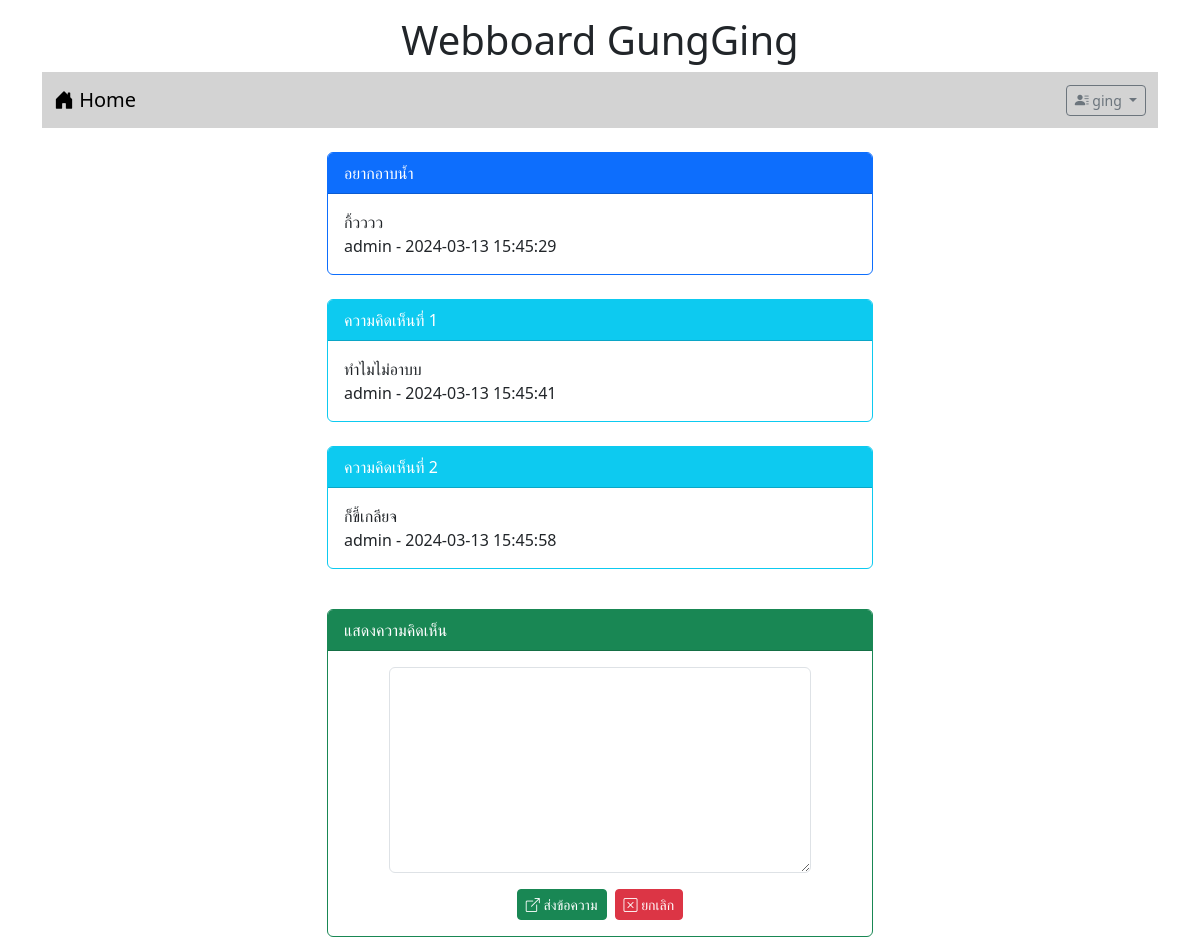
The page /post.php?id=5 (signed in) on the database its author committed.
### tables this page shows
CREATE TABLE `post` (
  `id` int(11) NOT NULL,
  `title` varchar(128) NOT NULL,
  `content` varchar(2048) NOT NULL,
  `post_date` datetime NOT NULL,
  `cat_id` int(11) NOT NULL,
  `user_id` int(11) NOT NULL
);

CREATE TABLE `user` (
  `id` int(11) NOT NULL,
  `login` varchar(32) NOT NULL,
  `password` varchar(64) NOT NULL,
  `name` varchar(64) NOT NULL,
  `gender` char(1) NOT NULL,
  `email` varchar(32) NOT NULL,
  `role` char(1) NOT NULL
);

CREATE TABLE `comment` (
  `id` int(11) NOT NULL,
  `content` varchar(20148) NOT NULL,
  `post_date` datetime NOT NULL,
  `user_id` int(11) NOT NULL,
  `post_id` int(11) NOT NULL
);

### post.php (the view, shortened to what this page needs)
<!DOCTYPE html>
<html lang="en">
<head>
    <link rel="stylesheet" href="bootstrap-5.3.2-dist/css/bootstrap.min.css">
    <link rel="stylesheet" href="https://cdn.jsdelivr.net/npm/bootstrap-icons@1.11.3/font/bootstrap-icons.min.css">
</head>
<body>
  <div class="container-lg">
   <h1 style="text-align: center;" class="mt-3">Webboard GungGing</h1>
   <?php include "nav.php" ?>
   <div class="row mt-4">
    <div class="col-lg-3 col-md-2 col-sm-1"></div>
    <div class="col-lg-6 col-md-8 col-sm-10">
    <?php
    $conn=new PDO("mysql:host=localhost;dbname=webboard;charset=utf8","root","");
    $sql="select post.title,post.content,post.post_date,user.login from post inner join user on
    (post.user_id=user.id) where post.id=$_GET[id]";
    $result=$conn->query($sql);
    while($row=$result->fetch()){
       echo "<div class= 'card border-primary'>";
       echo "<div class='card-header bg-primary text-white'>$row[0]</div>";
       echo"<div class='card-body'>$row[1]<br>$row[3] - $row[2]</div>";
       echo"</div><br>";
    }
    ?>
  <?php
    $sql1="select comment.content,comment.post_date,user.login from comment inner join user on
    (comment.user_id=user.id) where comment.post_id=$_GET[id]";
    $result=$conn->query($sql1);
    $i=1;
    while($row=$result->fetch()){
      echo "<div class= 'card border-info'>";
      echo "<div class='card-header bg-info text-white'>ความคิดเห็นที่ $i</div>";
      echo"<div class='card-body'>$row[0]<br>$row[2] - $row[1]</div>";
      echo"</div><br>";
      $i=$i+1;
   }
  ?>
  <?php if(isset($_SESSION['id'])) { ?>
      <div class="card border-success mt-3">
      <div class="card-header bg-success text-white"> แสดงความคิดเห็น </div>
      <div class="card-body">
        <form action="post_save.php" method="post">
          <div class="row mb-3 justify-content-center">
            <div class="col-lg-10">
              <textarea name="comment" rows="8" class="form-control" required></textarea>
            </div>
          </div>
          <div class="row">
            <div class="col-lg-12 d-flex justify-content-center">
              <button type="submit" class="btn btn-success btn-sm text-white">
                <i class="bi bi-box-arrow-up-right"></i> ส่งข้อความ </button>
                <button type="reset" class="btn btn-danger btn-sm ms-2">
                  <i class="bi bi-x-square"></i> ยกเลิก
                </button>
            </div>
          </div>
        </form>
      </div>
      </div>
<?php }?>
    </div>
<div class="col-lg-3 col-md-2 col-sm-1"></div>
   </div>
  </div>
</body>
</html>

### rows shown on the page
post: title "อยากอาบน้ำ", content "กิ้วววว", user.login "admin", post_date "2024-03-13 15:45:29"
comment: content "ทำไมไม่อาบบ", user.login "admin", post_date "2024-03-13 15:45:41"
comment: content "ก็ขี้เกลียจ", user.login "admin", post_date "2024-03-13 15:45:58"

### other values the page prints
$_SESSION['username'] "ging"
